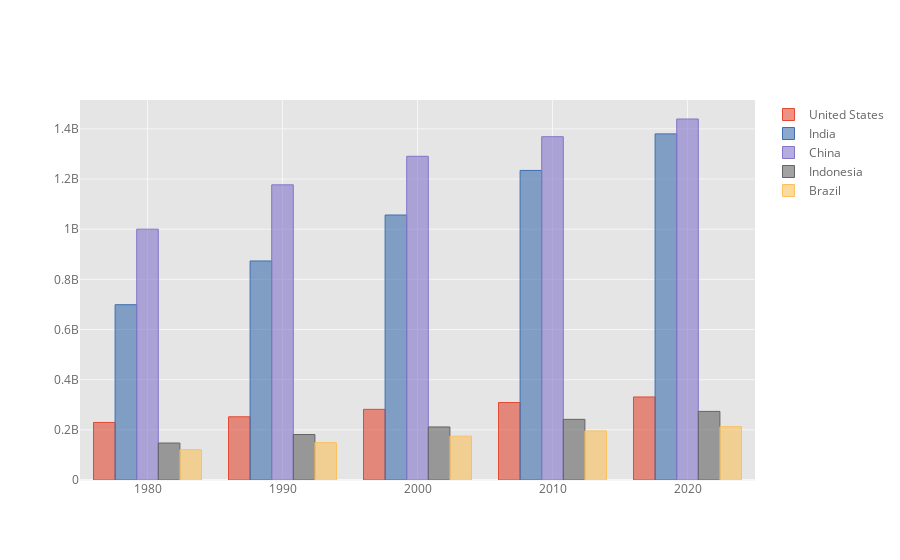

Notebook code for this chart:
### Code cell
df_pivot_sample.iplot(kind='bar')

### Figure 1 — Plotly figure (JSON) as saved in the notebook; plotly's stock layout.template omitted (floating-point values rounded to 4 significant figures)
{"data": [{"marker": {"color": "rgba(226, 74, 51, 0.6)", "line": {"color": "rgba(226, 74, 51, 1.0)", "width": 1}}, "name": "United States", "orientation": "v", "text": "", "type": "bar", "x": [1980, 1990, 2000, 2010, 2020], "y": [229476354, 252120309, 281710909, 309011475, 331002651]}, {"marker": {"color": "rgba(62, 111, 176, 0.6)", "line": {"color": "rgba(62, 111, 176, 1.0)", "width": 1}}, "name": "India", "orientation": "v", "text": "", "type": "bar", "x": [1980, 1990, 2000, 2010, 2020], "y": [698952844, 873277798, 1056575549, 1234281170, 1380004385]}, {"marker": {"color": "rgba(132, 118, 202, 0.6)", "line": {"color": "rgba(132, 118, 202, 1.0)", "width": 1}}, "name": "China", "orientation": "v", "text": "", "type": "bar", "x": [1980, 1990, 2000, 2010, 2020], "y": [1000089235, 1176883674, 1290550765, 1368810615, 1439323776]}, {"marker": {"color": "rgba(101, 101, 101, 0.6)", "line": {"color": "rgba(101, 101, 101, 1.0)", "width": 1}}, "name": "Indonesia", "orientation": "v", "text": "", "type": "bar", "x": [1980, 1990, 2000, 2010, 2020], "y": [147447836, 181413402, 211513823, 241834215, 273523615]}, {"marker": {"color": "rgba(251, 193, 94, 0.6)", "line": {"color": "rgba(251, 193, 94, 1.0)", "width": 1}}, "name": "Brazil", "orientation": "v", "text": "", "type": "bar", "x": [1980, 1990, 2000, 2010, 2020], "y": [120694009, 149003223, 174790340, 195713635, 212559417]}], "layout": {"legend": {"bgcolor": "#FFFFFF", "font": {"color": "#666666"}}, "paper_bgcolor": "#FFFFFF", "plot_bgcolor": "#E5E5E5", "title": {"font": {"color": "#151516"}}, "xaxis": {"gridcolor": "#F6F6F6", "showgrid": true, "tickfont": {"color": "#666666"}, "title": {"font": {"color": "#666666"}, "text": ""}, "zerolinecolor": "#F6F6F6"}, "yaxis": {"gridcolor": "#F6F6F6", "showgrid": true, "tickfont": {"color": "#666666"}, "title": {"font": {"color": "#666666"}, "text": ""}, "zerolinecolor": "#F6F6F6"}}}
